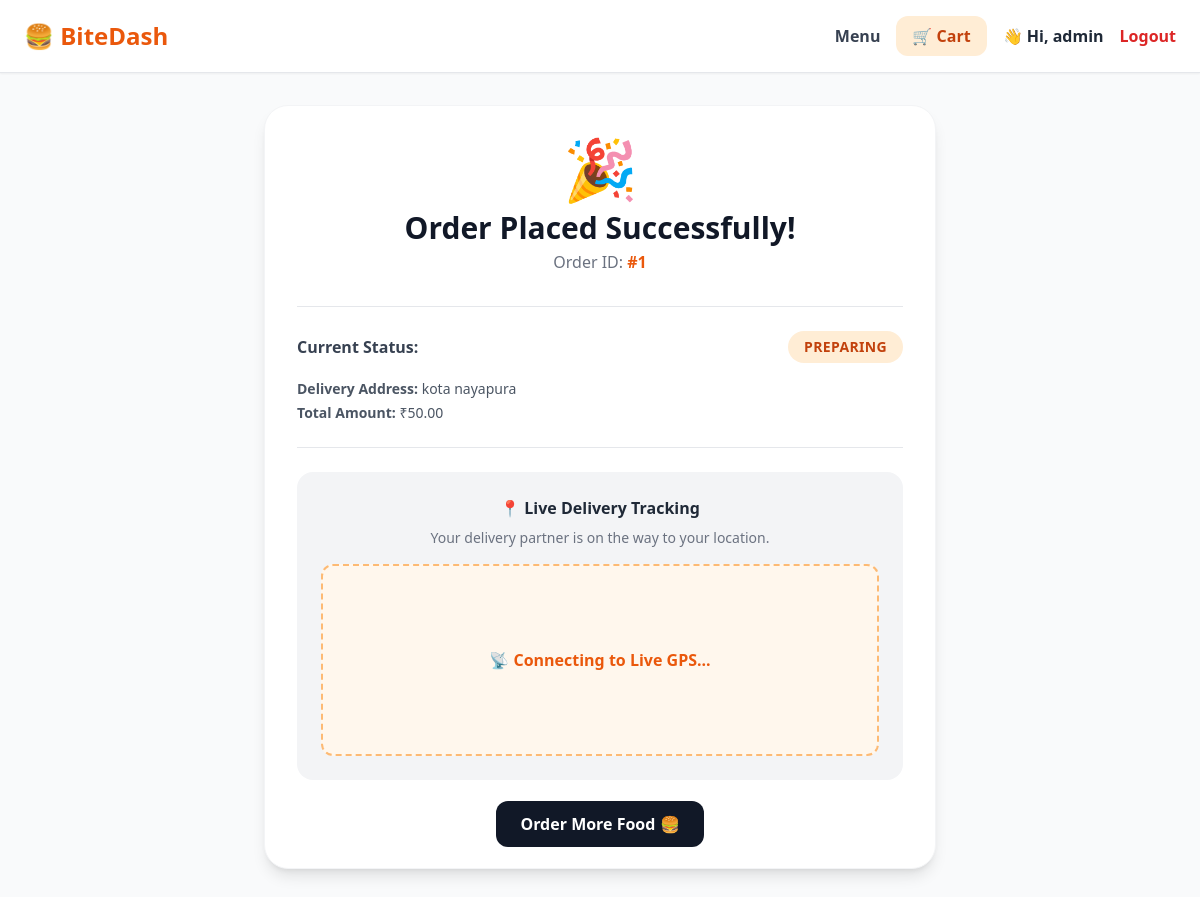
The page /track/1/ (signed in) on the database its author committed.
### core/models.py (models this page shows, shortened)
class Order(models.Model):
    STATUS_CHOICES = (
        ('Placed', 'Order Placed'),
        ('Preparing', 'Preparing'),
        ('Out for Delivery', 'Out for Delivery'),
        ('Delivered', 'Delivered'),
    )
    user = models.ForeignKey(User, on_delete=models.CASCADE)
    total_price = models.DecimalField(max_digits=10, decimal_places=2)
    status = models.CharField(max_length=30, choices=STATUS_CHOICES, default='Placed')
    delivery_address = models.TextField()
    created_at = models.DateTimeField(auto_now_add=True)

### core/views.py (the view)
# urls.py: path('track/<int:order_id>/', views.order_success, name='order_success'), # Yeh track_order.html render karega
@login_required(login_url='/login/')
def order_success(request, order_id):
    order = get_object_or_404(Order, id=order_id, user=request.user)
    return render(request, 'core/track_order.html', {'order': order})

### core/templates/core/track_order.html (shortened to what this page needs)
{% extends 'core/base.html' %}
{% block content %}
<div class="max-w-2xl mx-auto bg-white rounded-3xl shadow-lg p-8 border border-gray-100">
    <div class="text-center">
        <div class="text-6xl mb-3">🎉</div>
        <h1 class="text-3xl font-extrabold text-gray-900">Order Placed Successfully!</h1>
        <p class="text-gray-500 mt-1">Order ID: <span class="font-bold text-orange-600">#{{ order.id }}</span></p>
    </div>
    <div class="mt-8 border-t border-b py-6 my-6">
        <div class="flex justify-between items-center mb-4">
            <span class="font-semibold text-gray-700">Current Status:</span>
            <span id="order-status" class="bg-orange-100 text-orange-700 px-4 py-1.5 rounded-full font-bold text-sm uppercase tracking-wide">{{ order.status }}</span>
        </div>
        <p class="text-gray-600 text-sm"><b>Delivery Address:</b> {{ order.delivery_address }}</p>
        <p class="text-gray-600 text-sm mt-1"><b>Total Amount:</b> ₹{{ order.total_price }}</p>
    </div>
    <div class="bg-gray-100 rounded-2xl p-6 text-center">
        <h3 class="font-bold text-gray-800 mb-2">📍 Live Delivery Tracking</h3>
        <p class="text-sm text-gray-500 mb-4">Your delivery partner is on the way to your location.</p>
        <div class="w-full h-48 bg-orange-50 rounded-xl flex items-center justify-center border-2 border-dashed border-orange-300">
            <span id="gps-signal" class="text-orange-600 font-bold animate-pulse">
                📡 Connecting to Live GPS...
            </span>
        </div>
    </div>
    <div class="mt-8 text-center">
        <a href="{% url 'menu' %}" class="bg-gray-900 text-white px-6 py-3 rounded-xl font-bold hover:bg-gray-800 transition">
            Order More Food 🍔
        </a>
    </div>
</div>
{% endblock %}

### core/templates/core/base.html (shortened to what this page needs)
<!DOCTYPE html>
<html lang="en">
<head>
    <script src="https://cdn.tailwindcss.com"></script>
</head>
<body class="bg-gray-50 min-h-screen">
    <nav class="bg-white shadow-sm border-b px-6 py-4 flex justify-between items-center">
        <a href="{% url 'menu' %}" class="text-2xl font-black text-orange-600">🍔 BiteDash</a>
        <div class="space-x-4 flex items-center">
            <a href="{% url 'menu' %}" class="text-gray-700 font-semibold hover:text-orange-600">Menu</a>
            <a href="{% url 'cart' %}" class="bg-orange-100 text-orange-700 px-4 py-2 rounded-xl font-bold hover:bg-orange-200 transition">🛒 Cart</a>
            {% if request.user.is_authenticated %}
                <span class="text-gray-800 font-bold">👋 Hi, {{ request.user.username }}</span>
                <a href="{% url 'logout' %}" class="text-red-600 font-bold hover:underline">Logout</a>
            {% else %}
                <a href="{% url 'login' %}" class="bg-orange-600 text-white px-4 py-2 rounded-xl font-bold hover:bg-orange-700 transition">Login</a>
                <a href="{% url 'signup' %}" class="text-gray-700 font-semibold">Sign Up</a>
            {% endif %}
        </div>
    </nav>
    <main class="py-8 px-4">
        {% block content %}
        {% endblock %}
    </main>
</body>
</html>

### rows shown on the page
Order: id "1", status "PREPARING", delivery_address "kota nayapura", total_price "50.00"

### other values the page prints
{{ request.user.username }} "admin"
